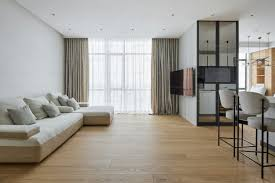
#> input picture Data/image2.jpg, 275 x 183 px, found by its file name
$ python perspective_transform.py
#> lines starting #> are read from the running program, lines starting #| are printed output that depends on the picture
import cv2
import numpy as np # i just wamted to get it off of my chest as i'm not sure i can speak to him aout this...because he's isnt mentally ready to be empathetic towards me when he's also hurt

def apply_floor_design(room_image_path, floor_design_path, output_image_path):
    # Load the room image and floor design
#> called with room_image_path = 'D:/Quleep/Prototype/Code/Data/image2.jpg', floor_design_path = 'D:/Quleep/Prototype/Code/Data/floor2.jpg'
    room_image = cv2.imread(room_image_path)
#> room_image is the input picture: shape (183, 275, 3); mean B, G, R 145.8, 153.9, 159
    floor_design = cv2.imread(floor_design_path)
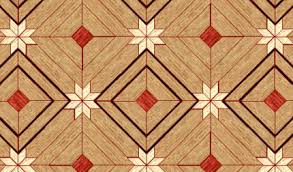
#> input picture Data/floor2.jpg, 293 x 172 px, found by its file name
#> floor_design is the input picture: shape (172, 293, 3); mean B, G, R 99.3, 143.9, 192.2

    # Resize the floor design to make it easier to warp
    floor_design = cv2.resize(floor_design, (500, 500))
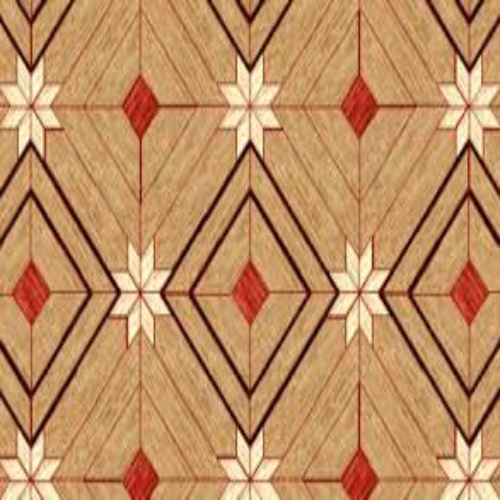
#> floor_design: shape (500, 500, 3); mean B, G, R 99.2, 143.8, 192.1

    # Display instructions to the user
    print("Please select the corners of the floor area in the room image.")
    print("Click four points in clockwise order starting from the top-left.")

    # Define a list to store the points
    points = []

    def select_points(event, x, y, flags, param):
        if event == cv2.EVENT_LBUTTONDOWN:
            # Add the point
            points.append((x, y))
            # Draw a small circle on the image
            cv2.circle(temp_image, (x, y), 5, (0, 255, 0), -1)
            cv2.imshow("Select Floor Area", temp_image)
            # Once we have 4 points, close the window
            if len(points) == 4:
                cv2.destroyWindow("Select Floor Area")

    # Create a copy of the room image for marking
    temp_image = room_image.copy()

    # Set up the OpenCV window and callback
    cv2.imshow("Select Floor Area", temp_image)
    cv2.setMouseCallback("Select Floor Area", select_points)
    cv2.waitKey(0)

    # Ensure we have exactly 4 points
    if len(points) != 4:
        print("Error: You must select exactly 4 points.")
        return

    # Define the destination points (corners of the floor design)
    height, width, _ = floor_design.shape
    dst_points = np.array([
        [0, 0],
        [width - 1, 0],
        [width - 1, height - 1],
        [0, height - 1]
    ], dtype=np.float32)

    # Compute the perspective transform matrix
    src_points = np.array(points, dtype=np.float32)
    matrix = cv2.getPerspectiveTransform(dst_points, src_points)

    # Warp the floor design to fit the floor area
    warped_design = cv2.warpPerspective(floor_design, matrix, (room_image.shape[1], room_image.shape[0]))

    # Create a mask for blending
    mask = np.zeros_like(room_image, dtype=np.uint8)
    cv2.fillConvexPoly(mask, np.int32(src_points), (255, 255, 255))

    # Combine the warped design with the room image
    masked_warped_design = cv2.bitwise_and(warped_design, mask)
    masked_room = cv2.bitwise_and(room_image, cv2.bitwise_not(mask))
    final_image = cv2.add(masked_warped_design, masked_room)

    # Save and display the result
    cv2.imwrite(output_image_path, final_image)
    cv2.imshow("Final Image", final_image)
    cv2.waitKey(0)
    cv2.destroyAllWindows()


# Example usage

room = "D:/Quleep/Prototype/Code/Data/image2.jpg"

floor = "D:/Quleep/Prototype/Code/Data/floor2.jpg"

output = "D:/Quleep/Prototype/Code/Data/output/output.jpg"

apply_floor_design(room, floor,output)
